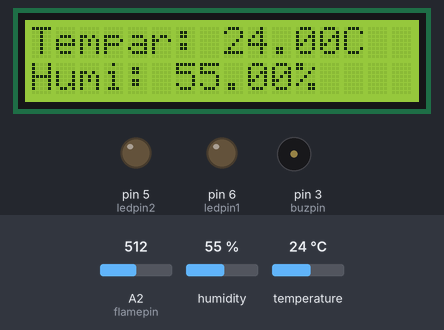
This sketch was run on a simulated Arduino Uno, built with avr-gcc and run on an emulated ATmega328P. Parts: 16×2 character LCD, output pins drawn as LEDs (lit = HIGH), buzzer (waves = sounding, pin HIGH). Inputs (shaded band) come from the test bench; at power-on: A2 (flamepin) = 512, humidity 55 %, temperature 24 °C.

Above: at 1.2 s.
1.3 s: A2 (flamepin) set to 368
2.8 s: A2 (flamepin) set to 332
At 3.6 s:
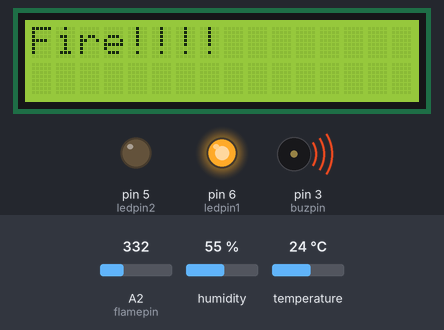
4.3 s: A2 (flamepin) set to 360
At 5.2 s:
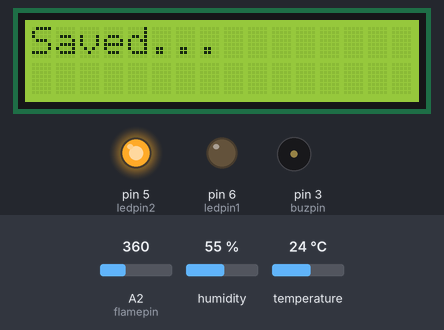
9.4 s: humidity set to 22 %
At 11.2 s:
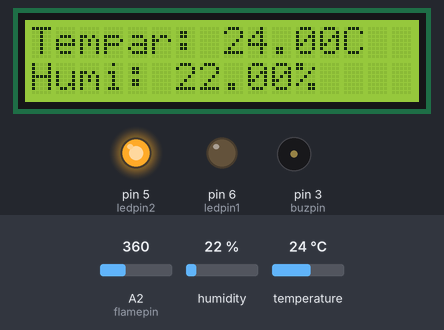
11.5 s: temperature set to 12 °C
At 13.1 s:
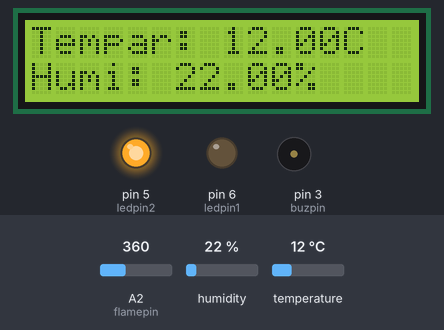
13.5 s: humidity set to 40 %
At 14.9 s:
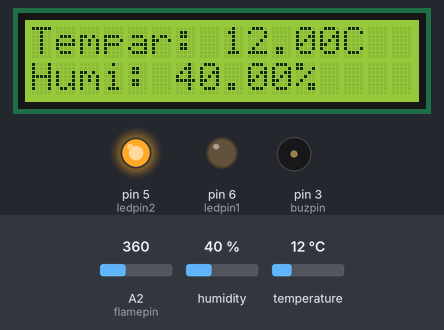
Timing chart, 0 to 16.5 s (numbered marks = the images above; inputs shaded):
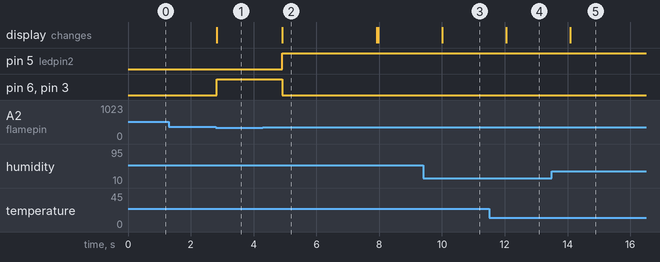

The sketch:

Temparature+Flame+Lcd+Led+Buz.ino
```cpp
#include <Wire.h>
#include <LiquidCrystal_I2C.h>
#include <DHT.h>

#define DHTPIN 11
#define DHTTYPE DHT11

LiquidCrystal_I2C lcd(0x27, 16, 2);  // set the LCD address to 0x27 for a 16 chars and 2 line display
DHT dht(DHTPIN, DHTTYPE);

const int buzpin = 3;   //BUZZER
const int ledpin1 = 6;  //RED
const int ledpin2 = 5;  //GREEN
const int flamepin = A2;

const int threshold =350;  // sets threshold value for flame sensor
int flamesensvalue = 0;     // initialize flamesensor reading
int ck = 0;

void setup() {
  Serial.begin(9600);

  lcd.init();       // initialize the lcd
  lcd.backlight();  // Turn on the LCD screen backlight

  dht.begin();      // initialize the dht

  pinMode(ledpin1, OUTPUT);
  pinMode(ledpin2, OUTPUT);
  pinMode(flamepin, INPUT);
  pinMode(buzpin, OUTPUT);
}

void loop() {
  lcd.setCursor(1, 0);

            //Temperature & Humidity

  float t = dht.readTemperature();
  float h = dht.readHumidity();

  if (isnan(h) || isnan(t)) {
    Serial.println("Failed to read from DHT sensor!");
    return;
  }

  lcd.setCursor(0, 0);
  lcd.print("Tempar: ");
  lcd.print(t);
  lcd.print("C");

  lcd.setCursor(0, 1);
  lcd.print("Humi: ");
  lcd.print(h);
  lcd.print("%");


            //Flame

  flamesensvalue = analogRead(flamepin);  // reads analog data from flame sensor
  if (flamesensvalue <= threshold) {      // compares reading from flame sensor with the threshold value
    lcd.clear();
    lcd.setCursor(0, 0);
    lcd.print("Fire!!!!");

    digitalWrite(ledpin1, HIGH); //turns on red led
    digitalWrite(ledpin2, LOW);  //turns off green led
    digitalWrite(buzpin, HIGH);  //turns on buzzer
    ck = 1;
    delay(1000);  //stops program for 1 second

  } else if(ck==1){
    lcd.clear();
    lcd.setCursor(0, 0);
    lcd.print("Saved...");

    digitalWrite(ledpin1, LOW);   //turns off red led
    digitalWrite(ledpin2, HIGH);  //turns on green led
    digitalWrite(buzpin, LOW);    //turns off buzzer

    ck = 0;
    delay(3000);  //stops program for 3 second
    lcd.clear();
  }


}
```

Measured:
- the behaviour switches between 351 and 350 on A2 (flamepin) (found by bisection; images 0 and 1)
- after the input at 1.3 s, every drawn part: stays the same
- after the input at 2.8 s, pin 6 (ledpin1), pin 3 (buzpin): LOW → HIGH at once; the display: changes at once (image 1)
- after the input at 4.3 s, pin 5 (ledpin2): LOW → HIGH after 0.62 s; pin 6 (ledpin1), pin 3 (buzpin): HIGH → LOW after 0.62 s; the display: changes after 0.62 s (image 2)
- after the input at 9.4 s, the display: changes after 0.61 s (image 3)
- after the input at 11.5 s, the display: changes after 0.55 s (image 4)
- after the input at 13.5 s, the display: changes after 0.59 s (image 5)
- what the display in image 2 shows lasts 3.0 s, from 4.9 s to 7.9 s
